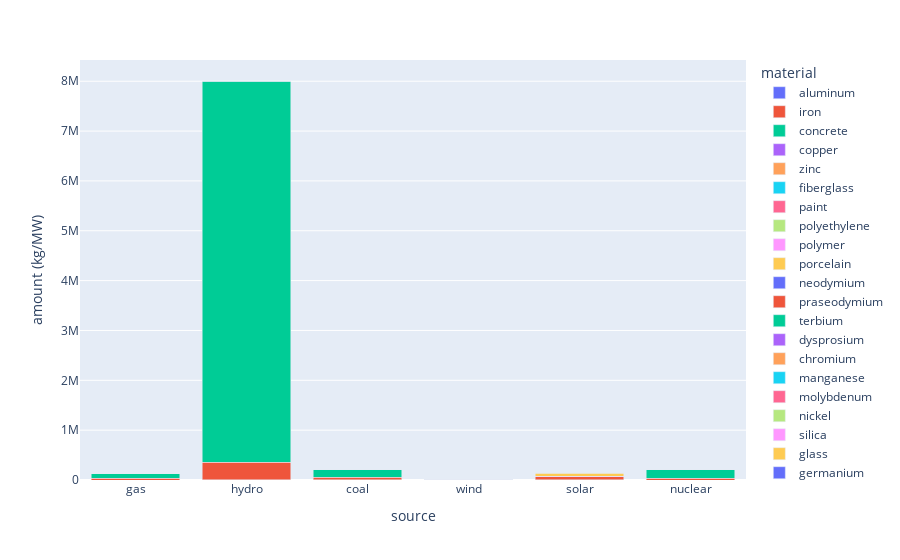

This figure's notebook cell:
### Code cell
bw= energy_s_back_waste

fig = px.bar(bw, x="source", y="amount (kg/MW)", color="material",
            hover_data=['source'], barmode = 'stack')
 
fig.show()

### Figure 1 — Plotly figure (JSON) as saved in the notebook; plotly's stock layout.template omitted (floating-point values rounded to 4 significant figures)
{"data": [{"alignmentgroup": "True", "hovertemplate": "material=aluminum<br>source=%{x}<br>amount (kg/MW)=%{y}<extra></extra>", "legendgroup": "aluminum", "marker": {"color": "#636efa", "pattern": {"shape": ""}}, "name": "aluminum", "offsetgroup": "aluminum", "orientation": "v", "showlegend": true, "textposition": "auto", "type": "bar", "x": ["gas", "hydro", "coal", "wind", "solar", "nuclear"], "xaxis": "x", "y": [48.96, 380.5, 100.6, 2007.0, 4560, 18.07], "yaxis": "y"}, {"alignmentgroup": "True", "hovertemplate": "material=iron<br>source=%{x}<br>amount (kg/MW)=%{y}<extra></extra>", "legendgroup": "iron", "marker": {"color": "#EF553B", "pattern": {"shape": ""}}, "name": "iron", "offsetgroup": "iron", "orientation": "v", "showlegend": true, "textposition": "auto", "type": "bar", "x": ["gas", "hydro", "coal", "wind", "solar", "nuclear"], "xaxis": "x", "y": [31438, 360000, 51340.0, 0, 56000, 34660.0], "yaxis": "y"}, {"alignmentgroup": "True", "hovertemplate": "material=concrete<br>source=%{x}<br>amount (kg/MW)=%{y}<extra></extra>", "legendgroup": "concrete", "marker": {"color": "#00cc96", "pattern": {"shape": ""}}, "name": "concrete", "offsetgroup": "concrete", "orientation": "v", "showlegend": true, "textposition": "auto", "type": "bar", "x": ["gas", "hydro", "coal", "solar", "nuclear"], "xaxis": "x", "y": [97749, 7644000, 158758, 0, 166300.0], "yaxis": "y"}, {"alignmentgroup": "True", "hovertemplate": "material=copper<br>source=%{x}<br>amount (kg/MW)=%{y}<extra></extra>", "legendgroup": "copper", "marker": {"color": "#ab63fa", "pattern": {"shape": ""}}, "name": "copper", "offsetgroup": "copper", "orientation": "v", "showlegend": true, "textposition": "auto", "type": "bar", "x": ["hydro", "coal", "wind", "solar", "nuclear"], "xaxis": "x", "y": [349.8, 181.6, 2248.0, 2800, 725.7], "yaxis": "y"}, {"alignmentgroup": "True", "hovertemplate": "material=zinc<br>source=%{x}<br>amount (kg/MW)=%{y}<extra></extra>", "legendgroup": "zinc", "marker": {"color": "#FFA15A", "pattern": {"shape": ""}}, "name": "zinc", "offsetgroup": "zinc", "orientation": "v", "showlegend": true, "textposition": "auto", "type": "bar", "x": ["wind", "nuclear"], "xaxis": "x", "y": [26.98, 2.02], "yaxis": "y"}, {"alignmentgroup": "True", "hovertemplate": "material=fiberglass<br>source=%{x}<br>amount (kg/MW)=%{y}<extra></extra>", "legendgroup": "fiberglass", "marker": {"color": "#19d3f3", "pattern": {"shape": ""}}, "name": "fiberglass", "offsetgroup": "fiberglass", "orientation": "v", "showlegend": true, "textposition": "auto", "type": "bar", "x": ["wind"], "xaxis": "x", "y": [3491.0], "yaxis": "y"}, {"alignmentgroup": "True", "hovertemplate": "material=paint <br>source=%{x}<br>amount (kg/MW)=%{y}<extra></extra>", "legendgroup": "paint ", "marker": {"color": "#FF6692", "pattern": {"shape": ""}}, "name": "paint ", "offsetgroup": "paint ", "orientation": "v", "showlegend": true, "textposition": "auto", "type": "bar", "x": ["wind"], "xaxis": "x", "y": [1311.0], "yaxis": "y"}, {"alignmentgroup": "True", "hovertemplate": "material=polyethylene<br>source=%{x}<br>amount (kg/MW)=%{y}<extra></extra>", "legendgroup": "polyethylene", "marker": {"color": "#B6E880", "pattern": {"shape": ""}}, "name": "polyethylene", "offsetgroup": "polyethylene", "orientation": "v", "showlegend": true, "textposition": "auto", "type": "bar", "x": ["wind"], "xaxis": "x", "y": [329.4], "yaxis": "y"}, {"alignmentgroup": "True", "hovertemplate": "material=polymer<br>source=%{x}<br>amount (kg/MW)=%{y}<extra></extra>", "legendgroup": "polymer", "marker": {"color": "#FF97FF", "pattern": {"shape": ""}}, "name": "polymer", "offsetgroup": "polymer", "orientation": "v", "showlegend": true, "textposition": "auto", "type": "bar", "x": ["wind"], "xaxis": "x", "y": [5888], "yaxis": "y"}, {"alignmentgroup": "True", "hovertemplate": "material=porcelain<br>source=%{x}<br>amount (kg/MW)=%{y}<extra></extra>", "legendgroup": "porcelain", "marker": {"color": "#FECB52", "pattern": {"shape": ""}}, "name": "porcelain", "offsetgroup": "porcelain", "orientation": "v", "showlegend": true, "textposition": "auto", "type": "bar", "x": ["wind"], "xaxis": "x", "y": [105.0], "yaxis": "y"}, {"alignmentgroup": "True", "hovertemplate": "material=neodymium<br>source=%{x}<br>amount (kg/MW)=%{y}<extra></extra>", "legendgroup": "neodymium", "marker": {"color": "#636efa", "pattern": {"shape": ""}}, "name": "neodymium", "offsetgroup": "neodymium", "orientation": "v", "showlegend": true, "textposition": "auto", "type": "bar", "x": ["wind"], "xaxis": "x", "y": [216], "yaxis": "y"}, {"alignmentgroup": "True", "hovertemplate": "material=praseodymium<br>source=%{x}<br>amount (kg/MW)=%{y}<extra></extra>", "legendgroup": "praseodymium", "marker": {"color": "#EF553B", "pattern": {"shape": ""}}, "name": "praseodymium", "offsetgroup": "praseodymium", "orientation": "v", "showlegend": true, "textposition": "auto", "type": "bar", "x": ["wind"], "xaxis": "x", "y": [40], "yaxis": "y"}, {"alignmentgroup": "True", "hovertemplate": "material=terbium<br>source=%{x}<br>amount (kg/MW)=%{y}<extra></extra>", "legendgroup": "terbium", "marker": {"color": "#00cc96", "pattern": {"shape": ""}}, "name": "terbium", "offsetgroup": "terbium", "orientation": "v", "showlegend": true, "textposition": "auto", "type": "bar", "x": ["wind"], "xaxis": "x", "y": [5], "yaxis": "y"}, {"alignmentgroup": "True", "hovertemplate": "material=dysprosium<br>source=%{x}<br>amount (kg/MW)=%{y}<extra></extra>", "legendgroup": "dysprosium", "marker": {"color": "#ab63fa", "pattern": {"shape": ""}}, "name": "dysprosium", "offsetgroup": "dysprosium", "orientation": "v", "showlegend": true, "textposition": "auto", "type": "bar", "x": ["wind"], "xaxis": "x", "y": [17], "yaxis": "y"}, {"alignmentgroup": "True", "hovertemplate": "material=chromium<br>source=%{x}<br>amount (kg/MW)=%{y}<extra></extra>", "legendgroup": "chromium", "marker": {"color": "#FFA15A", "pattern": {"shape": ""}}, "name": "chromium", "offsetgroup": "chromium", "orientation": "v", "showlegend": true, "textposition": "auto", "type": "bar", "x": ["wind", "nuclear"], "xaxis": "x", "y": [902, 414.9], "yaxis": "y"}, {"alignmentgroup": "True", "hovertemplate": "material=manganese<br>source=%{x}<br>amount (kg/MW)=%{y}<extra></extra>", "legendgroup": "manganese", "marker": {"color": "#19d3f3", "pattern": {"shape": ""}}, "name": "manganese", "offsetgroup": "manganese", "orientation": "v", "showlegend": true, "textposition": "auto", "type": "bar", "x": ["wind", "nuclear"], "xaxis": "x", "y": [80.5, 467.4], "yaxis": "y"}, {"alignmentgroup": "True", "hovertemplate": "material=molybdenum<br>source=%{x}<br>amount (kg/MW)=%{y}<extra></extra>", "legendgroup": "molybdenum", "marker": {"color": "#FF6692", "pattern": {"shape": ""}}, "name": "molybdenum", "offsetgroup": "molybdenum", "orientation": "v", "showlegend": true, "textposition": "auto", "type": "bar", "x": ["wind", "nuclear"], "xaxis": "x", "y": [136.6, 163.7], "yaxis": "y"}, {"alignmentgroup": "True", "hovertemplate": "material=nickel<br>source=%{x}<br>amount (kg/MW)=%{y}<extra></extra>", "legendgroup": "nickel", "marker": {"color": "#B6E880", "pattern": {"shape": ""}}, "name": "nickel", "offsetgroup": "nickel", "orientation": "v", "showlegend": true, "textposition": "auto", "type": "bar", "x": ["wind", "nuclear"], "xaxis": "x", "y": [663.4, 484.3], "yaxis": "y"}, {"alignmentgroup": "True", "hovertemplate": "material=silica<br>source=%{x}<br>amount (kg/MW)=%{y}<extra></extra>", "legendgroup": "silica", "marker": {"color": "#FF97FF", "pattern": {"shape": ""}}, "name": "silica", "offsetgroup": "silica", "orientation": "v", "showlegend": true, "textposition": "auto", "type": "bar", "x": ["solar"], "xaxis": "x", "y": [7000], "yaxis": "y"}, {"alignmentgroup": "True", "hovertemplate": "material=glass<br>source=%{x}<br>amount (kg/MW)=%{y}<extra></extra>", "legendgroup": "glass", "marker": {"color": "#FECB52", "pattern": {"shape": ""}}, "name": "glass", "offsetgroup": "glass", "orientation": "v", "showlegend": true, "textposition": "auto", "type": "bar", "x": ["solar"], "xaxis": "x", "y": [70000], "yaxis": "y"}, {"alignmentgroup": "True", "hovertemplate": "material=germanium<br>source=%{x}<br>amount (kg/MW)=%{y}<extra></extra>", "legendgroup": "germanium", "marker": {"color": "#636efa", "pattern": {"shape": ""}}, "name": "germanium", "offsetgroup": "germanium", "orientation": "v", "showlegend": true, "textposition": "auto", "type": "bar", "x": ["solar"], "xaxis": "x", "y": [440], "yaxis": "y"}, {"alignmentgroup": "True", "hovertemplate": "material=indium <br>source=%{x}<br>amount (kg/MW)=%{y}<extra></extra>", "legendgroup": "indium ", "marker": {"color": "#EF553B", "pattern": {"shape": ""}}, "name": "indium ", "offsetgroup": "indium ", "orientation": "v", "showlegend": true, "textposition": "auto", "type": "bar", "x": ["solar", "nuclear"], "xaxis": "x", "y": [380, 0.49], "yaxis": "y"}, {"alignmentgroup": "True", "hovertemplate": "material=plastic<br>source=%{x}<br>amount (kg/MW)=%{y}<extra></extra>", "legendgroup": "plastic", "marker": {"color": "#00cc96", "pattern": {"shape": ""}}, "name": "plastic", "offsetgroup": "plastic", "orientation": "v", "showlegend": true, "textposition": "auto", "type": "bar", "x": ["solar"], "xaxis": "x", "y": [6000], "yaxis": "y"}, {"alignmentgroup": "True", "hovertemplate": "material=lead<br>source=%{x}<br>amount (kg/MW)=%{y}<extra></extra>", "legendgroup": "lead", "marker": {"color": "#ab63fa", "pattern": {"shape": ""}}, "name": "lead", "offsetgroup": "lead", "orientation": "v", "showlegend": true, "textposition": "auto", "type": "bar", "x": ["solar", "nuclear"], "xaxis": "x", "y": [2.4, 46.65], "yaxis": "y"}, {"alignmentgroup": "True", "hovertemplate": "material=tin<br>source=%{x}<br>amount (kg/MW)=%{y}<extra></extra>", "legendgroup": "tin", "marker": {"color": "#FFA15A", "pattern": {"shape": ""}}, "name": "tin", "offsetgroup": "tin", "orientation": "v", "showlegend": true, "textposition": "auto", "type": "bar", "x": ["solar", "nuclear"], "xaxis": "x", "y": [463.1, 1.64], "yaxis": "y"}, {"alignmentgroup": "True", "hovertemplate": "material=antimony<br>source=%{x}<br>amount (kg/MW)=%{y}<extra></extra>", "legendgroup": "antimony", "marker": {"color": "#19d3f3", "pattern": {"shape": ""}}, "name": "antimony", "offsetgroup": "antimony", "orientation": "v", "showlegend": true, "textposition": "auto", "type": "bar", "x": ["nuclear"], "xaxis": "x", "y": [0.02], "yaxis": "y"}, {"alignmentgroup": "True", "hovertemplate": "material=asbestos<br>source=%{x}<br>amount (kg/MW)=%{y}<extra></extra>", "legendgroup": "asbestos", "marker": {"color": "#FF6692", "pattern": {"shape": ""}}, "name": "asbestos", "offsetgroup": "asbestos", "orientation": "v", "showlegend": true, "textposition": "auto", "type": "bar", "x": ["nuclear"], "xaxis": "x", "y": [138.2], "yaxis": "y"}, {"alignmentgroup": "True", "hovertemplate": "material=silver<br>source=%{x}<br>amount (kg/MW)=%{y}<extra></extra>", "legendgroup": "silver", "marker": {"color": "#B6E880", "pattern": {"shape": ""}}, "name": "silver", "offsetgroup": "silver", "orientation": "v", "showlegend": true, "textposition": "auto", "type": "bar", "x": ["nuclear"], "xaxis": "x", "y": [3.12], "yaxis": "y"}, {"alignmentgroup": "True", "hovertemplate": "material=titanium<br>source=%{x}<br>amount (kg/MW)=%{y}<extra></extra>", "legendgroup": "titanium", "marker": {"color": "#FF97FF", "pattern": {"shape": ""}}, "name": "titanium", "offsetgroup": "titanium", "orientation": "v", "showlegend": true, "textposition": "auto", "type": "bar", "x": ["nuclear"], "xaxis": "x", "y": [0.01], "yaxis": "y"}, {"alignmentgroup": "True", "hovertemplate": "material=magnesium<br>source=%{x}<br>amount (kg/MW)=%{y}<extra></extra>", "legendgroup": "magnesium", "marker": {"color": "#FECB52", "pattern": {"shape": ""}}, "name": "magnesium", "offsetgroup": "magnesium", "orientation": "v", "showlegend": true, "textposition": "auto", "type": "bar", "x": ["nuclear"], "xaxis": "x", "y": [782.4], "yaxis": "y"}, {"alignmentgroup": "True", "hovertemplate": "material=cadmium<br>source=%{x}<br>amount (kg/MW)=%{y}<extra></extra>", "legendgroup": "cadmium", "marker": {"color": "#636efa", "pattern": {"shape": ""}}, "name": "cadmium", "offsetgroup": "cadmium", "orientation": "v", "showlegend": true, "textposition": "auto", "type": "bar", "x": ["nuclear"], "xaxis": "x", "y": [0.16], "yaxis": "y"}], "layout": {"barmode": "stack", "legend": {"title": {"text": "material"}, "tracegroupgap": 0}, "margin": {"t": 60}, "xaxis": {"anchor": "y", "domain": [0, 1], "title": {"text": "source"}}, "yaxis": {"anchor": "x", "domain": [0, 1], "title": {"text": "amount (kg/MW)"}}}}
